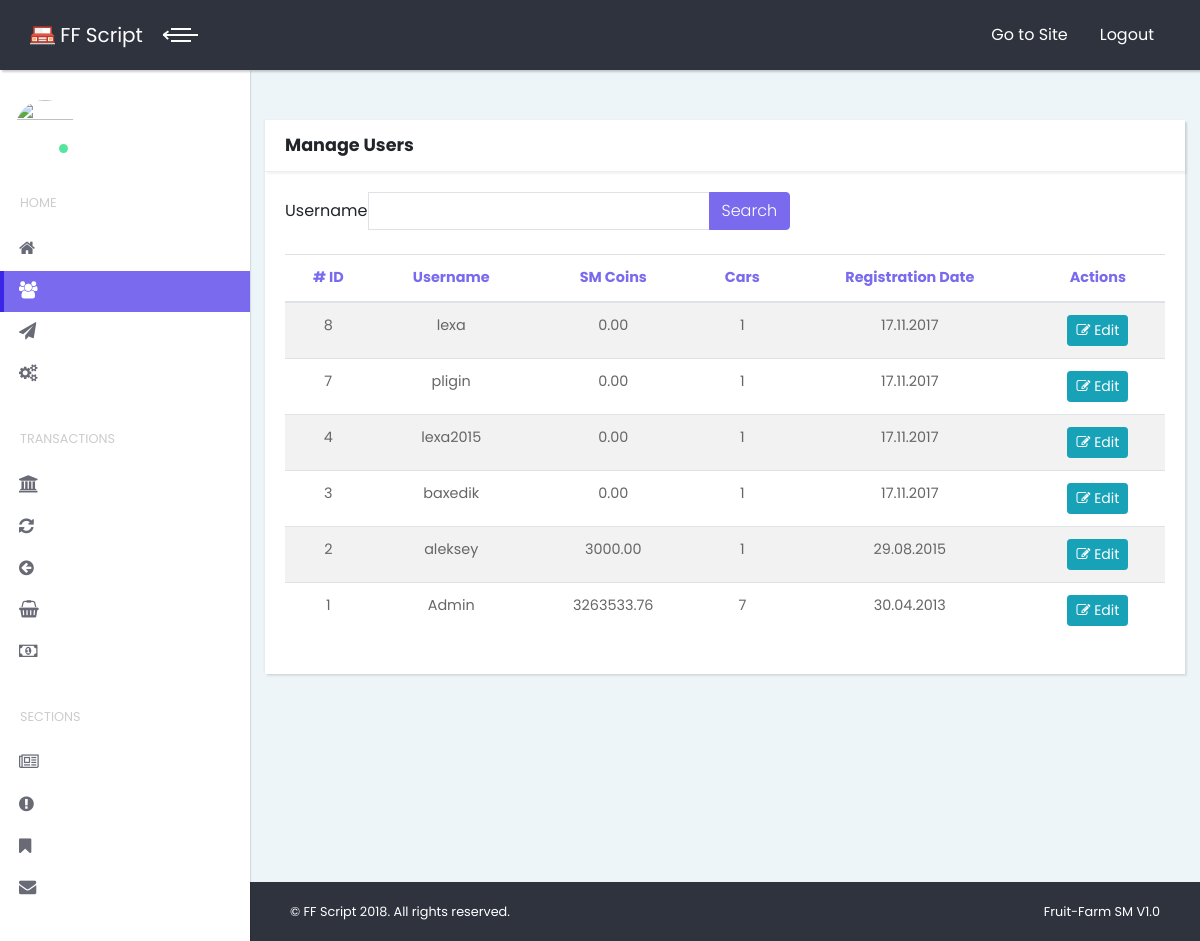
/admin/users (signed in), run on the app's committed database.
### tables this page shows
CREATE TABLE `db_users_a` (
  `id` int(11) NOT NULL,
  `user` varchar(100) NOT NULL,
  `email` varchar(50) NOT NULL,
  `pass` varchar(191) NOT NULL,
  `referer` varchar(10) NOT NULL,
  `referer_id` int(11) NOT NULL DEFAULT '0',
  `referals` int(11) NOT NULL DEFAULT '0',
  `date_reg` int(11) NOT NULL DEFAULT '0',
  `date_login` int(11) NOT NULL DEFAULT '0',
  `ip` int(10) UNSIGNED NOT NULL DEFAULT '0',
  `banned` int(1) NOT NULL DEFAULT '0'
);

CREATE TABLE `db_users_b` (
  `id` int(11) NOT NULL,
  `user` varchar(10) NOT NULL,
  `money_b` double NOT NULL DEFAULT '0',
  `money_p` double NOT NULL DEFAULT '0',
  `a_t` int(11) NOT NULL DEFAULT '0',
  `b_t` int(11) NOT NULL DEFAULT '0',
  `c_t` int(11) NOT NULL DEFAULT '0',
  `d_t` int(11) NOT NULL DEFAULT '0',
  `e_t` int(11) NOT NULL DEFAULT '0',
  `f_t` int(11) DEFAULT '0',
  `a_b` int(11) NOT NULL DEFAULT '0',
  `b_b` int(11) NOT NULL DEFAULT '0',
  `c_b` int(11) NOT NULL DEFAULT '0',
  `d_b` int(11) NOT NULL DEFAULT '0',
  `e_b` int(11) NOT NULL DEFAULT '0',
  `f_b` int(11) NOT NULL DEFAULT '0',
  `all_time_a` int(11) NOT NULL DEFAULT '0',
  `all_time_b` int(11) NOT NULL DEFAULT '0',
  `all_time_c` int(11) NOT NULL DEFAULT '0',
  `all_time_d` int(11) NOT NULL DEFAULT '0',
  `all_time_e` int(11) NOT NULL DEFAULT '0',
  `all_time_f` int(11) NOT NULL DEFAULT '0',
  `last_sbor` int(11) NOT NULL DEFAULT '0',
  `from_referals` double NOT NULL DEFAULT '0',
  `to_referer` double NOT NULL DEFAULT '0',
  `payment_sum` double NOT NULL DEFAULT '0',
  `insert_sum` double NOT NULL DEFAULT '0',
  `kredit` double NOT NULL DEFAULT '0'
);

### classes/_class.db.php (called while the page is built, shortened)
<?PHP
class Db
{
    private $con = false;
    private $MaxExTime = 0;
    private $LastQuery = false;
    public function query($query, $FreeMemory = false, $write_last = true)
    {
        $TimeA = $this->get_time();
        $xxt_res = mysqli_query($this->con, $query) or $this->GetError(mysqli_error($this->con));
        if($write_last) { $this->LastQuery = $xxt_res;
        }
        $TimeB = $this->get_time() - $TimeA;
        if($TimeB > $this->MaxExTime) {$this->HardQuery = $query; $this->MaxExTime = $TimeB;
        }
        if(!$FreeMemory) {
            return $this->LastQuery;
        }else { return $this->FreeMemory();
        }
    }
    private function Connect($host, $user, $pass, $base)
    {
        $this->con =  @mysqli_connect($host, $user, $pass, $base) or $this->GetError(mysqli_connect_error());
    }
    private function get_time()
    {
        list($seconds, $microSeconds) = explode(' ', microtime());
        return ((float) $seconds + (float) $microSeconds);
    }
    function NumRows()
    {
        return mysqli_num_rows($this->LastQuery);
    }
    function FetchArray()
    {
        return mysqli_fetch_array($this->LastQuery);
    }
}
?>

### admin/pages/_users.php (the view, shortened to what this page needs)
<section class="no-padding-bottom">
    <div class="col-lg-12">
        <div class="card">
            <div class="card-header clearfix">
                <h4><?php echo $lang['users']['title']; ?></h4>
            </div>
            <div class="card-body">
                <form action="<?php echo $func->urlAdmin('users/search');?>" method="post" class="form-inline">
                  <div class="input-group">
                    <label><?php echo $lang['common']['username'];?></label>
                    <input type="text" name="sear" class="form-control" />
                    <div class="input-group-append">
                        <input type="submit" value="<?php echo $lang['btn']['search'];?>" class="btn btn-primary" />
                    </div>
                  </div>
                </form>
                <br>
                <?PHP
                function sort_b($int_s){
                    $int_s = intval($int_s);
                    switch($int_s){
                        default: return "db_users_a.id";
                    }
                }
                $resultsMax = 50;
                $sort_b = (isset($_GET["sort"])) ? intval($_GET["sort"]) : 0;
                $str_sort = sort_b($sort_b);
                $num_p = (isset($_GET["page"]) AND intval($_GET["page"]) < 1000 AND intval($_GET["page"]) >= 1) ? (intval($_GET["page"]) -1) : 0;
                $lim = $num_p * $resultsMax;
                if(isset($_GET["search"])){
                $search = $_POST["sear"];
                $db->Query("SELECT *, (db_users_b.a_t + db_users_b.b_t + db_users_b.c_t + db_users_b.d_t + db_users_b.e_t) all_trees, (db_users_b.money_b + db_users_b.money_p) all_serebro
                FROM db_users_a, db_users_b WHERE db_users_a.id = db_users_b.id AND db_users_a.user = '$search' ORDER BY {$str_sort} DESC LIMIT {$lim}, {$resultsMax}");
                }else $db->Query("SELECT *, (db_users_b.a_t + db_users_b.b_t + db_users_b.c_t + db_users_b.d_t + db_users_b.e_t) all_trees, (db_users_b.money_b + db_users_b.money_p) all_serebro FROM db_users_a, db_users_b WHERE db_users_a.id = db_users_b.id ORDER BY {$str_sort} DESC LIMIT {$lim}, {$resultsMax}");
                if($db->NumRows() > 0){
                ?>
                <table class="table table-striped">
                  <thead class="text-center">
                    <th><a href="/admin/users/sort/0" class="stn-sort"># ID</a></th>
                    <th><a href="/admin/users/sort/1" class="stn-sort"><?php echo $lang['common']['username'];?></a></th>
                    <th><a href="/admin/users/sort/2" class="stn-sort"><?php echo $config->settings['coins'];?></a></th>
                    <th><a href="/admin/users/sort/3" class="stn-sort"><?php echo $config->items['names'];?></a></th>
                    <th><a href="/admin/users/sort/4" class="stn-sort"><?php echo $lang['common']['resgetedOn'];?></a></th>
                    <th><a href="/admin/users/sort/1" class="stn-sort"><?php echo $lang['common']['actions'];?></a></th>
                  </thead>
                <?PHP
                    while($data = $db->FetchArray()){
                ?>
                    <tr class="text-center">
                        <td><?php echo $data["id"]; ?></td>
                        <td><?php echo $data["user"]; ?></td>
                        <td><?php echo sprintf("%.2f",$data["all_serebro"]); ?></td>
                        <td><?php echo $data["all_trees"]; ?></td>
                        <td><?php echo date("d.m.Y",$data["date_reg"]); ?></td>
                        <td><a href="/admin/users/edit/<?php echo $data["id"]; ?>" class="btn btn-sm btn-info"><i class="fa fa-edit"></i> <?php echo $lang['btn']['edit'];?></a></td>
                    </tr>
                <?PHP
                    }
                ?>
                </table>
                <?PHP
                }else echo "<div class='alert alert-danger'>{$lang['error_messages']['noresults']}</div>";
                ?>
            </div>
        </div>
    </div>
</section>

### css/style.default.css (style rules this page uses)
body { overflow-x: hidden; }
a, i, span { display: inline-block; text-decoration: none; -webkit-transition: all 0.3s; transition: all 0.3s; }
section { padding: 50px 0; }
table { font-size: 0.9em; color: #666; }
button, input { outline: none !important; }
.card { margin-bottom: 30px; -webkit-box-shadow: 2px 2px 2px rgba(0, 0, 0, 0.1), -1px 0 2px rgba(0, 0, 0, 0.05); box-shadow: 2px 2px 2px rgba(0, 0, 0, 0.1), -1px 0 2px rgba(0, 0, 0, 0.05); }
.card-header { -webkit-box-shadow: 2px 2px 2px rgba(0, 0, 0, 0.05); box-shadow: 2px 2px 2px rgba(0, 0, 0, 0.05); }
.card-header h1, .card-header h2, .card-header h3, .card-header h4, .card-header h5, .card-header h6 { margin-bottom: 0; }
.no-padding-bottom { padding-bottom: 0 !important; }
.form-control { border: 1px solid #dee2e6; border-radius: 0; padding: 0.375rem 0.75rem; }
button, input[type='submit'] { cursor: pointer; font-family: inherit; font-weight: 300 !important; }
.btn { font-weight: 400; border: 1px solid transparent; padding: 0.375rem 0.75rem; font-size: 1rem; line-height: 1.5; border-radius: 0.25rem; -webkit-transition: background-color 0.15s ease-in-out, border-color 0.15s ease-in-out, -webkit-box-shadow 0.15s ease-in-out; transition: background-color 0.15s ease-in-out, border-color 0.15s ease-in-out, -webkit-box-shadow 0.15s ease-in-out; transition: background-color 0.15s ease-in-out, border-color 0.15s ease-in-out, box-shadow 0.15s ease-in-out; transition: background-color 0.15s ease-in-out, border-color 0.15s ease-in-out, box-shadow 0.15s ease-in-out, -webkit-box-shadow 0.15s ease-in-out; }
.btn-primary { color: color-yiq(#796AEE); background-color: #796AEE; border-color: #796AEE; }
.btn-info { color: color-yiq(#17a2b8); background-color: #17a2b8; border-color: #17a2b8; }
.btn-sm { padding: 0.25rem 0.5rem; font-size: 0.875rem; line-height: 1.5; border-radius: 0.2rem; }
body { font-family: "Poppins", sans-serif; font-size: 1rem; font-weight: 400; line-height: 1.5; color: #212529; background-color: #fff; }
a { color: #796AEE; text-decoration: none; }
h1, h2, h3, h4, h5, h6, .h1, .h2, .h3, .h4, .h5, .h6 { margin-bottom: 0.5rem; font-family: inherit; font-weight: 700; line-height: 1.1; color: inherit; }
h4, .h4 { font-size: 1.1rem; }
.card { background-color: #fff; border: 0 solid #eee; border-radius: 0; }
.card-body { padding: 1.25rem; }
.card-header { padding: 1rem 1.25rem; background-color: #fff; border-bottom: 1px solid #eee; }
.card-header:first-child { border-radius: 0 0 0 0; }

### data on the page
db_users_a: db_users_b.id "8", db_users_b.user "lexa", all_serebro "0.00", all_trees "1", date_reg "17.11.2017"
db_users_a: db_users_b.id "7", db_users_b.user "pligin", all_serebro "0.00", all_trees "1", date_reg "17.11.2017"
db_users_a: db_users_b.id "4", db_users_b.user "lexa2015", all_serebro "0.00", all_trees "1", date_reg "17.11.2017"
db_users_a: db_users_b.id "3", db_users_b.user "baxedik", all_serebro "0.00", all_trees "1", date_reg "17.11.2017"
db_users_a: db_users_b.id "2", db_users_b.user "aleksey", all_serebro "3000.00", all_trees "1", date_reg "29.08.2015"
db_users_a: db_users_b.id "1", db_users_b.user "Admin", all_serebro "3263533.76", all_trees "7", date_reg "30.04.2013"

### other printed values
$config->settings['sitename'] "FF Script"
$lang['menu_top']['site'] "Go to Site"
$lang['menu_top']['exit'] "Logout"
$lang['menu_left']['_home'] "HOME"
$lang['menu_left']['_transactions'] "TRANSACTIONS"
$lang['menu_left']['_sections'] "SECTIONS"
$lang['users']['title'] "Manage Users"
$lang['common']['username'] "Username"
$config->settings['coins'] "SM Coins"
$config->items['names'] "Cars"
$lang['common']['resgetedOn'] "Registration Date"
$lang['common']['actions'] "Actions"
$lang['common']['copyright'] "All rights reserved."
$config->scriptName "Fruit-Farm SM V1.0"
